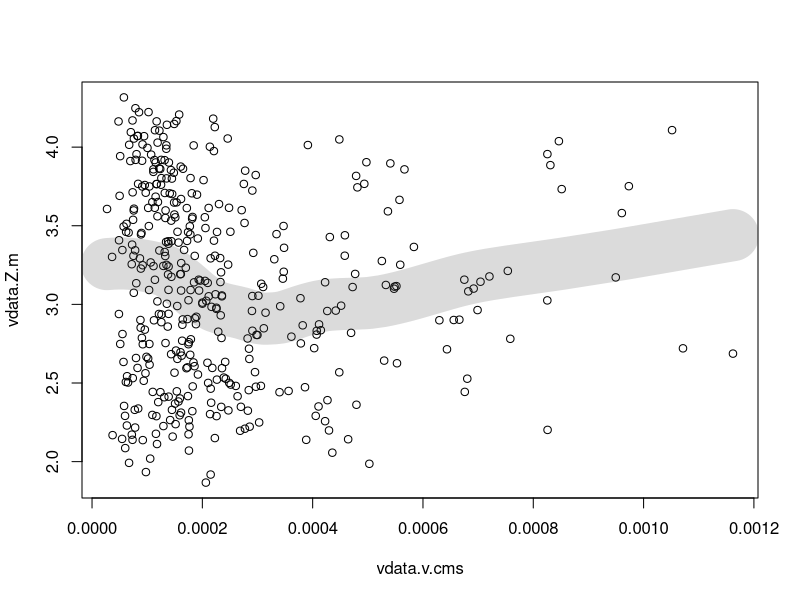
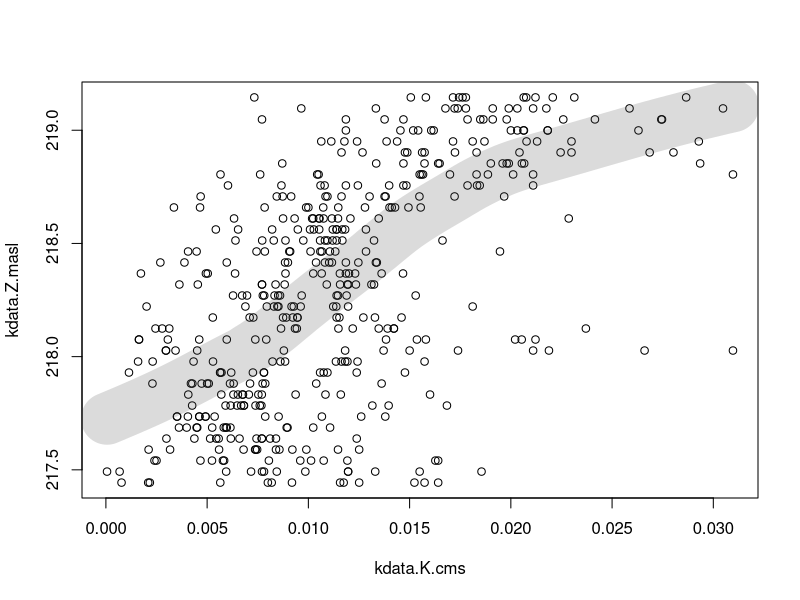
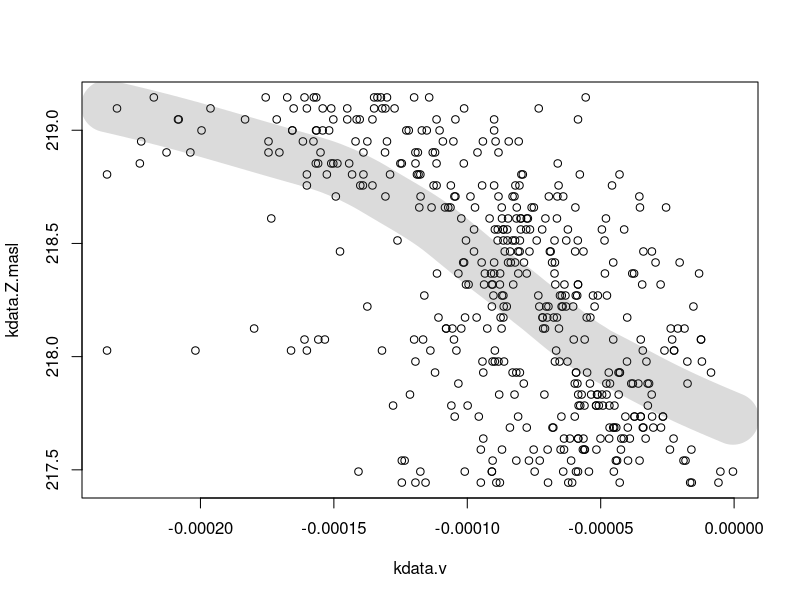
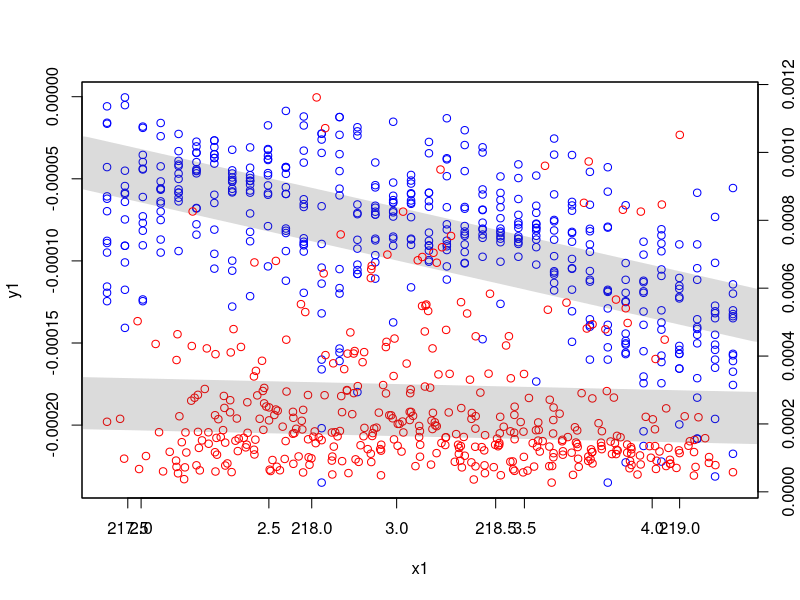

R code for these plots, in order:
#set working directory
setwd("C:/Users/efang/OneDrive - University of Kansas/GEOL 503/Project")
getwd()

#read in data 
kdata <- read.csv("ParedDown_K.csv")
vdata <- read.csv("ParedDown_v.csv")


#Convert Vdata column from cm/d to cm/s
vdata$v.cms <- vdata$v.cmd / (24 * 3600)

#plot vdata on xy plot with line
par(mfrow=c(1,1)) 
vdataplot <- data.frame(vdata$v.cms,vdata$Z.m)
vdataplot <- na.omit(vdataplot)
vnalin <- lowess(vdataplot)
plot(vdataplot)
lines(vnalin, col=grey(level=0.3,alpha=0.2),lwd=50)


#plot kdata on xy plot with line
par(mfrow=c(1,1)) 
kdataplot <- data.frame(kdata$K.cms,kdata$Z.masl)
kdataplot <- na.omit(kdataplot)
knalin <- lowess(kdataplot)
plot(kdataplot)
lines(knalin,  col=grey(level=0.3,alpha=0.2),lwd=50)

#Kdata transformed 

#convert cm/s to m/min
kdata$K.cms <- (kdata$K.cms/100)*60

#Q(flow rate)
A <- 1
i <- 4.3*10^-3
kdata$Q <- -1*(kdata$K.cms * A * i)

#q(specific discharge)
kdata$q <- (kdata$Q / A)

#v(seepage velocity)
n = 0.34
kdata$v <- (kdata$q / n)

#plot transformed kdata on xy plot with line
par(mfrow=c(1,1)) 
kdataplot <- data.frame(kdata$v,kdata$Z.masl)
kdataplot <- na.omit(kdataplot)
knalin <- lowess(kdataplot)
plot(kdataplot)
lines(knalin,  col=grey(level=0.3,alpha=0.2),lwd=50)

#overlay new kdata on vdata
x1 <- kdata$Z.masl
y1 <- kdata$v
x2 <- vdata$Z.m
y2 <- vdata$v.cms
plot(x1,y1,col="blue")
abline(lm(y1~x1),col=grey(level=0.3,alpha=0.2),lwd=50)
par(new=T)
plot(x2,y2,col="red",xact="n",yaxt="n",ylab="",xlab="")
abline(lm(y2~x2),col=grey(level=0.3,alpha=0.2),lwd=50)
axis(side=4)
mtext("v",side=4,line=3)

